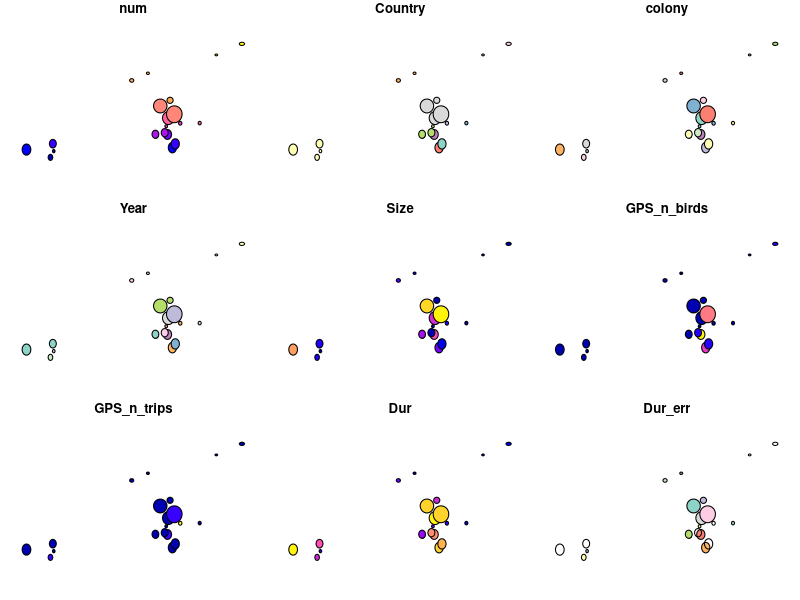
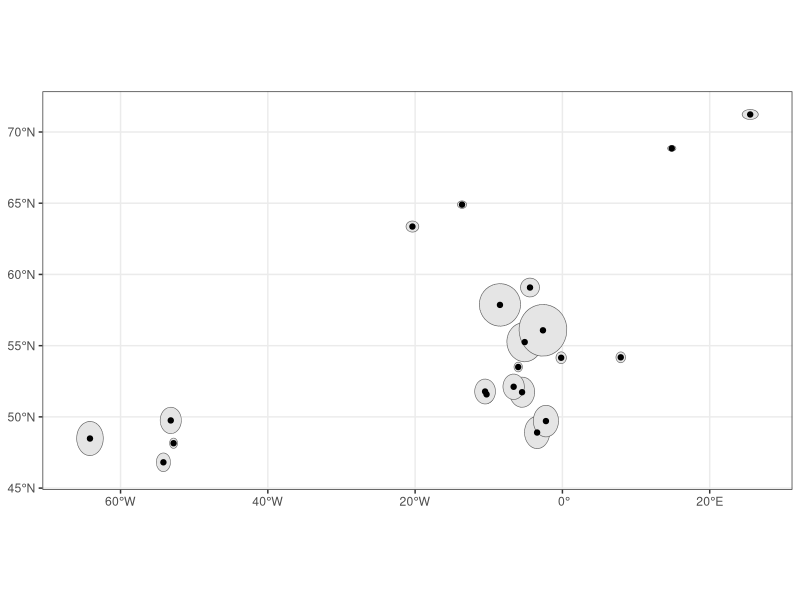

The R script that drew these images, in order: (Note: this script raises an error after producing the figures.)
#PLot each colony foraging range (mean max dist)
library(ggrepel)
library(sf)     #for handling spatial points and polygons
library(rnaturalearth)# rnaturalearth package for geographic basemaps
library(tidyverse) #for plots and data wrangling
library(stringr) #for text edits

rm(list=ls())

dat <- read.csv("data_gannet_foraging_by_colony.csv")
head(dat)

#Set coordinate reference system (CRS) for colony locations (example for lat/lon, WGS84)
col_locs <- st_as_sf(dat,coords = c("Lon","Lat"), crs = 4326) 

max_dist_buffers <- st_buffer(col_locs, dist = dat$Maxdist*1000)

plot(max_dist_buffers)

ggplot(max_dist_buffers)+
  geom_sf()+
  geom_sf(data = col_locs)+
  theme_bw()

## Land polygon
#Include the name of the country you wish to import a map for
#To include multiple countries use for example "country = c("Antarctica","Chile")"
land <- ne_countries(scale = "large", returnclass = "sf",
                     continent = c("Europe", "North America")) %>% st_make_valid()

ggplot(land)+
  geom_sf()

#Remove part due to lines of crossing date line
land_cropped <- st_crop(land, xmin = -70, xmax = 30,
                          ymin = 26, ymax = 72)

map1 <- ggplot(max_dist_buffers)+
  geom_sf()+
  geom_sf(colour = "blue", fill = "blue", alpha = 0.1)+
  geom_sf(data = land_cropped, colour = "grey50", fill = "grey75")+
  #geom_sf_label(data = max_dist_buffers,aes(label = label),
   #             nudge_x = -1,nudge_y = -1) +
  geom_sf(data = col_locs, size = 0.5)+
  coord_sf(xlim = c(-64, 25), ylim = c(46, 71))+
  theme_bw()


png("col_range_size.png",
    width=2900,height=1700,res=300)
map1
dev.off()
